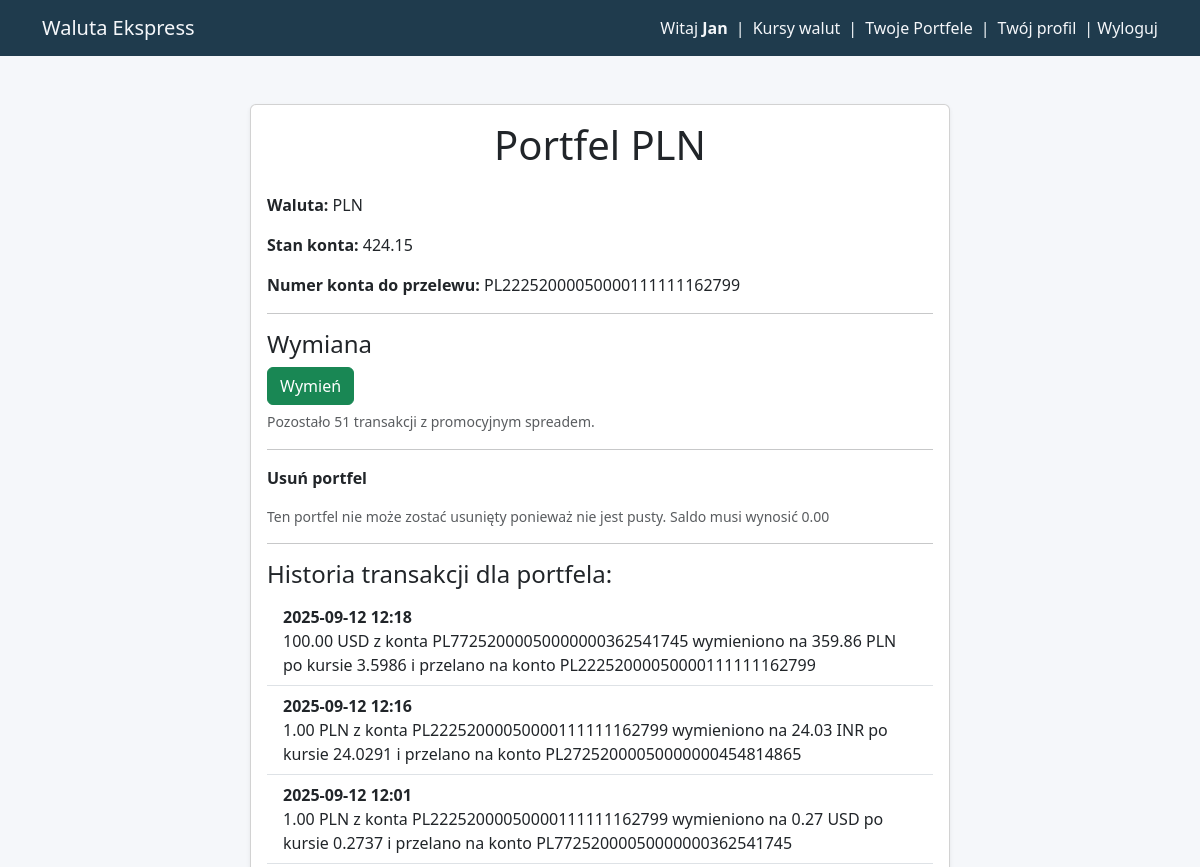
The page /wallet/7/ (signed in, upper part) on the database as committed earlier.
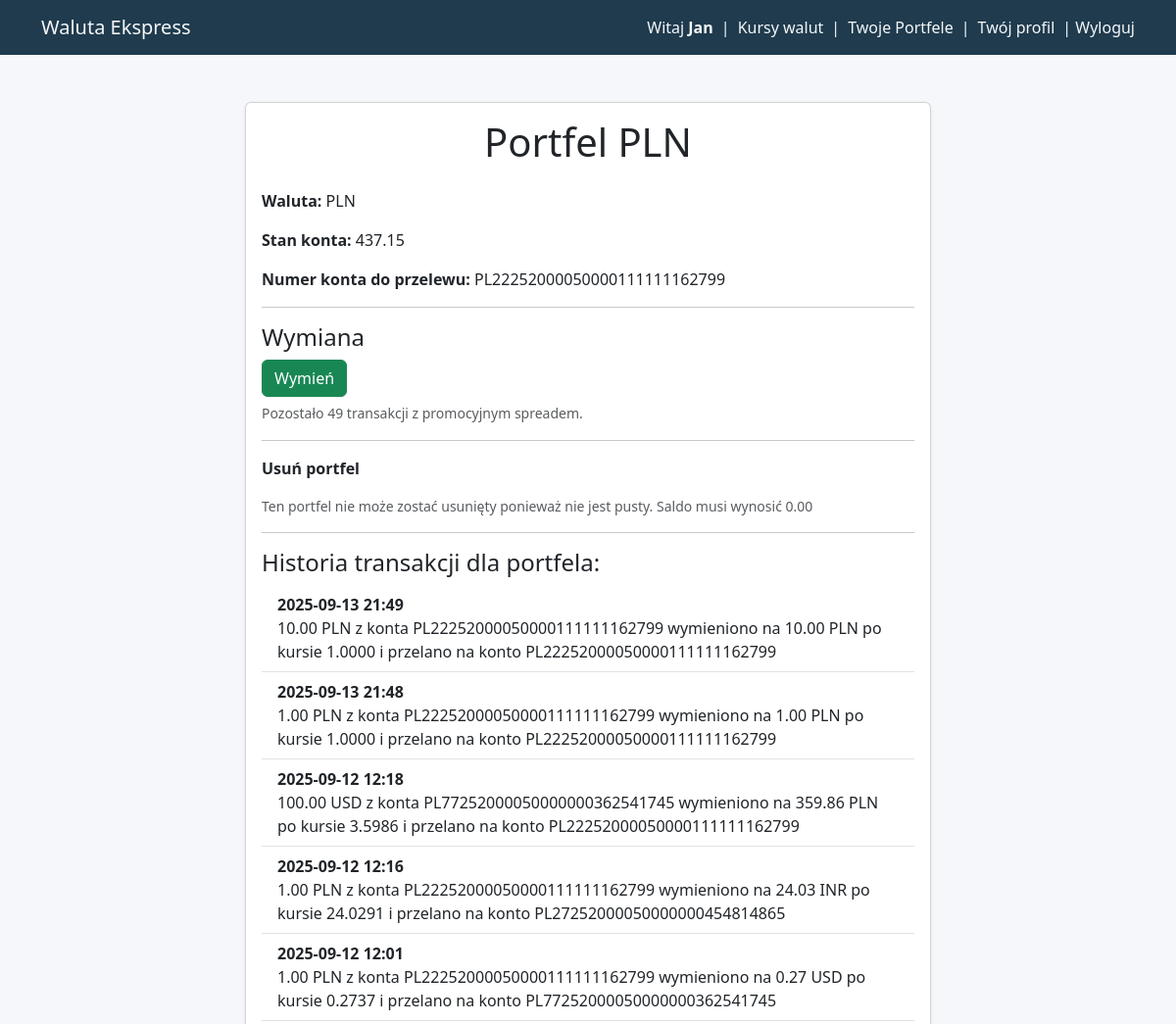
The same page on the database as committed later.
### apps/backend_brokers/models.py (models this page shows, shortened)
class Wallet(models.Model):
    SELECTABLE_CURRENCIES = [
        ("PLN", "polski nowy złoty"),
        ("EUR", "euro"),
        ("USD", "dolar amerykański"),
        ("AUD", "dolar australijski"),
        ("BGN", "lew (Bułgaria)"),
        ("BRL", "real (Brazylia)"),
        ("CAD", "dolar kanadyjski"),
        ("CHF", "frank szwajcarski"),
        ("CLP", "peso chilijskie"),
        ("CNY", "yuan renminbi (Chiny)"),
        ("CZK", "korona czeska"),
        ("DKK", "korona duńska"),
        ("GBP", "funt szterling"),
        ("HKD", "dolar Hongkongu"),
        ("HUF", "forint (Węgry)"),
        ("IDR", "rupia indonezyjska"),
        ("ILS", "nowy izraelski szekel"),
        ("INR", "rupia indyjska"),
        ("ISK", "korona islandzka"),
        ("JPY", "jen (Japonia)"),
        ("KRW", "won południowokoreański"),
        ("MXN", "peso meksykańskie"),
        ("MYR", "ringgit (Malezja)"),
        ("NOK", "korona norweska"),
        ("NZD", "dolar nowozelandzki"),
        ("PHP", "peso filipińskie"),
        ("RON", "lej rumuński"),
        ("SEK", "korona szwedzka"),
        ("SGD", "dolar singapurski"),
        ("THB", "bat (Tajlandia)"),
        ("TRY", "lira turecka"),
        ("UAH", "hrywna (Ukraina)"),
        ("XDR", "SDR (MFW)"),
        ("ZAR", "rand (Republika Południowej Afryki)"),
    ]  # Added to automate drop-down lists
    user = models.ForeignKey(
        Profile,
        on_delete=models.SET_DEFAULT,
        related_name="wallets",
        default="deleted_user",
    )
    wallet_id = models.CharField(max_length=50, unique=True)
    currency = models.CharField(max_length=10, choices=SELECTABLE_CURRENCIES)
    iban = models.CharField(max_length=34, unique=True)
    balance = models.DecimalField(
        max_digits=12, decimal_places=2, default=0.00
    )  # Adjusted per Django Antipatterns
    wallet_status = models.CharField(max_length=50, default="active")

class Transaction(models.Model):
    user = models.ForeignKey(
        Profile, on_delete=models.CASCADE, related_name="transactions"
    )
    source_iban = models.CharField(max_length=34, default="test")
    from_currency = models.CharField(max_length=10)  # np. "USD"
    to_currency = models.CharField(max_length=10)  # np. "PLN"
    destination_iban = models.CharField(max_length=34, default="test")
    amount = models.DecimalField(
        max_digits=12, decimal_places=2
    )  # amount in source currency
    rate = models.DecimalField(max_digits=10, decimal_places=4)  # exchange rate
    result_amount = models.DecimalField(max_digits=12, decimal_places=2, editable=True)
    created_at = models.DateTimeField(auto_now_add=True)
    visible_to = models.CharField(max_length=32)  # np. "admin", "user"

### apps/backend_brokers/views.py (the view)
@login_required
def wallet_properies_and_history(request, wallet_id):
    now = timezone.now()
    transactions_current_month = Transaction.objects.filter(
        user_id=request.user.id, created_at__year=now.year, created_at__month=now.month
    )
    transactions_count = transactions_current_month.count()
    transactions_remaining = request.user.profile.transaction_limit - transactions_count
    wallet = get_object_or_404(
        Wallet, id=wallet_id, user=request.user.id, wallet_status="active"
    )
    iban = wallet.iban
    transactions = Transaction.objects.filter(
        source_iban=iban, visible_to="user"
    ) | Transaction.objects.filter(
        destination_iban=iban, visible_to="user"
    ) | Transaction.objects.filter(
        destination_iban=iban, visible_to="deposit"
    )  # list of all transactions containing given wallet iban
    transactions = transactions.order_by(
        "-created_at"
    )  # newsest transactions at the top
    return render(
        request,
        "backend_brokers/wallet.html",
        {
            "wallet": wallet,
            "transactions": transactions,
            "transactions_remaining": transactions_remaining,
        },
    )

### apps/backend_brokers/templates/backend_brokers/wallet.html (shortened to what this page needs)
{% extends 'backend_brokers/base.html' %}
{% block content %}
<div class="container mt-5">
    <div class="card shadow-sm mx-auto" style="max-width: 700px;">
        <div class="card-body">
            <h1 class="card-title text-center mb-4">Portfel {{ wallet.currency }}</h1>
            <p><strong>Waluta:</strong> {{ wallet.currency }}</p>
            <p><strong>Stan konta:</strong> {{ wallet.balance|floatformat:2 }}</p>
            <p><strong>Numer konta do przelewu:</strong> {{ wallet.iban }}</p>
            <hr>
            <h4>Wymiana</h4>
            {% if transactions_remaining <= 0 %}
                <a href="{% url 'transfer_funds' %}" class="btn btn-success mb-1">Wymień</a><br>
                <small class="text-muted">
                    Wyczerpano limit transakcji z promocyjnym spreadem. Kolejna wymiana będzie po kursie standardowym.
                </small>
            {% else %}
                <a href="{% url 'transfer_funds' %}" class="btn btn-success mb-1">Wymień</a><br>
                <small class="text-muted">
                    Pozostało {{ transactions_remaining }} transakcji z promocyjnym spreadem.
                </small>
            {% endif %}
            <hr>
            {% if wallet.balance == 0 %}
                <form action="{% url 'delete_wallet' wallet.id %}" method="get">
                    <button type="submit" class="btn btn-danger">Usuń portfel</button>
                </form>
            {% else %}
                <p><strong>Usuń portfel</strong></p>
                <p class="text-muted small">
                    Ten portfel nie może zostać usunięty ponieważ nie jest pusty. Saldo musi wynosić 0.00
                </p>
            {% endif %}
            <hr>
            <h4>Historia transakcji dla portfela: {{ wallet.name }}</h4>
            {% if transactions %}
                <ul class="list-group list-group-flush">
                    {% for tx in transactions %}
                        <li class="list-group-item">
                            <strong>{{ tx.created_at|date:"Y-m-d H:i" }}</strong><br>
                            {{ tx.amount|floatformat:2 }} {{ tx.from_currency }} z konta {{ tx.source_iban }} wymieniono na
                            {{ tx.result_amount|floatformat:2 }} {{ tx.to_currency }} po kursie {{ tx.rate }} i przelano na konto {{ tx.destination_iban }}
                        </li>
                    {% endfor %}
                </ul>
            {% else %}
                <p class="text-muted">Brak transakcji dla tego portfela.</p>
            {% endif %}
        </div>
    </div>
</div>
{% endblock %}

Rows that differ between the two databases and show on the page:
changed Wallet "PLN": balance "424.15" → "437.15"
added Transaction: created_at "2025-09-13 21:49", amount "10.00", from_currency "PLN", source_iban "PL22252000050000111111162799", result_amount "10.00", to_currency "PLN", rate "1.0000", destination_iban "PL22252000050000111111162799"
added Transaction: created_at "2025-09-13 21:48", amount "1.00", from_currency "PLN", source_iban "PL22252000050000111111162799", result_amount "1.00", to_currency "PLN", rate "1.0000", destination_iban "PL22252000050000111111162799"
Other text that changed with them:
{{ transactions_remaining }}: "51" → "49"
